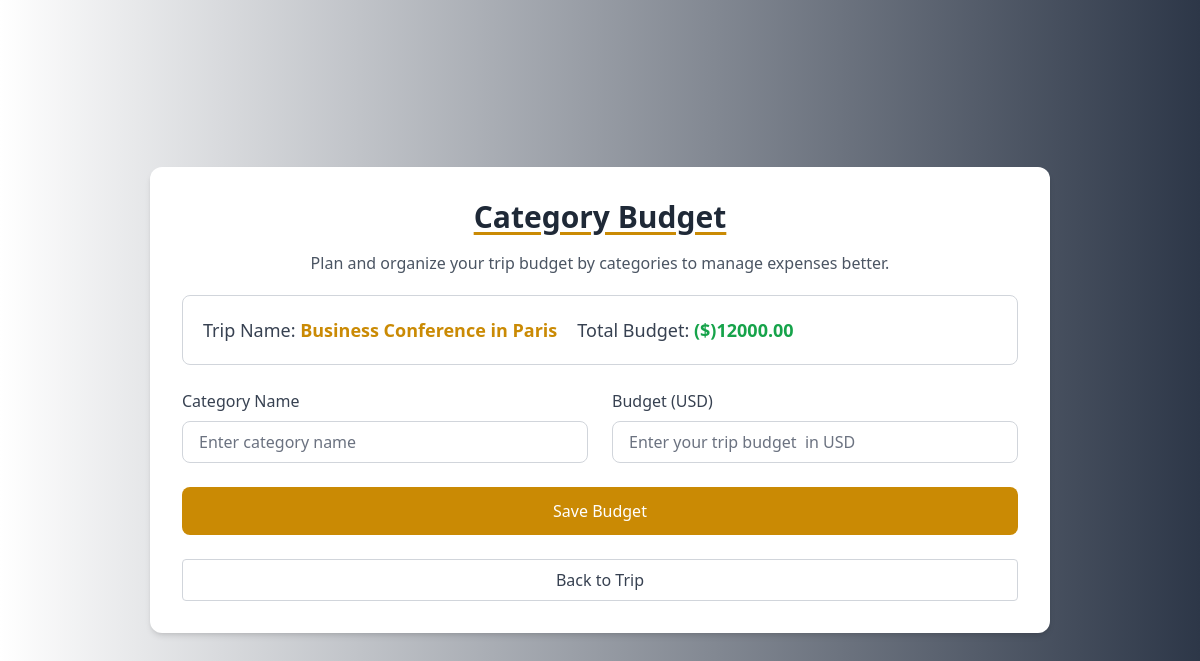
The page /travel/trip/1/category-budget/ (signed in) on the database its author committed.
### travel/models.py (models this page shows, shortened)
class Trip(models.Model):
    user = models.ForeignKey(Account, on_delete=models.CASCADE)
    trip_name = models.CharField(max_length=100)
    destination_name = models.CharField(max_length=100)  # Allows free-text destination input
    start_date = models.DateField()
    end_date = models.DateField()
    budget = models.DecimalField(max_digits=10, decimal_places=2)

### userProfile/models.py (models this page shows, shortened)
class User_Profile(models.Model):
    CURRENCY_CHOICES = [
        ('USD', 'US Dollar'),
        ('EUR', 'Euro'),
        ('GBP', 'British Pound'),
        ('JPY', 'Japanese Yen'),
        ('AUD', 'Australian Dollar'),
        ('CAD', 'Canadian Dollar'),
        ('CHF', 'Swiss Franc'),
        ('CNY', 'Chinese Yuan'),
        ('SEK', 'Swedish Krona'),
        ('NZD', 'New Zealand Dollar'),
        ('MXN', 'Mexican Peso'),
        ('SGD', 'Singapore Dollar'),
        ('HKD', 'Hong Kong Dollar'),
        ('NOK', 'Norwegian Krone'),
        ('KRW', 'South Korean Won'),
        ('TRY', 'Turkish Lira'),
        ('INR', 'Indian Rupee'),
        ('RUB', 'Russian Ruble'),
        ('ZAR', 'South African Rand'),
        ('BRL', 'Brazilian Real'),
        ('THB', 'Thai Baht'),
        ('MYR', 'Malaysian Ringgit'),
        ('IDR', 'Indonesian Rupiah'),
        ('PHP', 'Philippine Peso'),
        ('VND', 'Vietnamese Dong'),
        ('ILS', 'Israeli Shekel'),
        ('PLN', 'Polish Zloty'),
        ('AED', 'United Arab Emirates Dirham'),
        ('SAR', 'Saudi Riyal'),
        ('EGP', 'Egyptian Pound'),
        ('PKR', 'Pakistani Rupee'),
        ('BDT', 'Bangladeshi Taka'),
        ('NGN', 'Nigerian Naira'),
        ('KWD', 'Kuwaiti Dinar'),
    ]
    TRAVEL_PREFERENCES = (
        ('adventure', 'Adventure'),
        ('relaxation', 'Relaxation'),
        ('culture', 'Culture'),
        ('nature', 'Nature'),
        ('luxury', 'Luxury'),
        ('others', 'Others')
    )
    TRAVEL_FREQUENCY_CHOICES = (
        ('frequent', 'Frequent (Monthly)'),
        ('occasional', 'Occasional (Quarterly)'),
        ('rare', 'Rare (Yearly)'),
    )
    user = models.OneToOneField(Account, on_delete=models.CASCADE, related_name='profile')
    firstname = models.CharField(max_length=255, null=True, blank=True)
    lastname = models.CharField(max_length=255, null=True, blank=True)
    dob = models.DateField(null=True, blank=True)
    bio = models.TextField( blank=True, null=True)
    preferred_currency = models.CharField(max_length=10, choices=CURRENCY_CHOICES, default='USD', blank=True, null=True)
    travel_preferences = models.CharField(max_length=20, choices=TRAVEL_PREFERENCES, blank=True, null=True)
    travel_frequency = models.CharField(max_length=20, choices=TRAVEL_FREQUENCY_CHOICES, blank=True, null=True)
    image = models.ImageField(upload_to='profile_image', validators=[FileExtensionValidator(['png', 'jpg', 'jpeg'])], blank=True, null=True)
    country = models.CharField(max_length=100, blank=True, null=True)
    city = models.CharField(max_length=100, blank=True, null=True)
    phone_number = models.CharField(
        max_length=15,
        blank=True,
        null=True
    )
    favorite_destinations = models.TextField(blank=True, null=True)
    emergency_contact_name = models.CharField(max_length=100, blank=True, null=True)
    emergency_contact_phone = models.CharField(
        max_length=20,
        blank=True,
        null=True
    )
    complete_profile = models.BooleanField(default=False)

### travel/views.py (the view)
# urls.py: path('trip/<int:trip_id>/category-budget/', views.create_category_budget, name='category_budget'),
@login_required
def create_category_budget(request, trip_id):
    trip = get_object_or_404(Trip, id=trip_id, user=request.user)
    try:
        user_profile = User_Profile.objects.get(user=request.user)
        preferred_currency = user_profile.preferred_currency
        preferred_currency_symbol = CURRENCY_SYMBOLS.get(preferred_currency, preferred_currency)
    except User_Profile.DoesNotExist:
        preferred_currency = None
        preferred_currency_symbol = None  # Fallback if no profile exists
    if request.method == 'POST':
        form = CategoryBudgetForm(request.POST)
        if form.is_valid():
            category_budget = form.save(commit=False)
            category_budget.trip = trip  # Associate the budget with the trip
            try:
                category_budget.clean()  # Call clean explicitly to validate
                existing_budgets_total = trip.category_budgets.aggregate(total=Sum('budget'))['total'] or 0
                total_after_adding = existing_budgets_total + category_budget.budget
                if total_after_adding > trip.budget:
                    messages.error(
                        request,
                        f"Adding this category budget exceeds the trip's overall budget of {trip.budget} {preferred_currency_symbol}. "
                        f"Please adjust the budget."
                    )
                else:
                    category_budget.save()
                    messages.success(request, f"Category budget for {category_budget.category} added successfully!")
                    return redirect('trip_detail', trip_id=trip.id)
            except ValidationError as e:
                messages.error(request, f"Validation error: {e}")
        else:
            messages.error(request, "Failed to add category budget. Please check the form.")
    else:
        form = CategoryBudgetForm()
    return render(request, 'travel/category_budget.html', {
        'form': form,
        'trip': trip,
        'preferred_currency': preferred_currency,
        'preferred_currency_symbol': preferred_currency_symbol
    })

### travel/forms.py
class CategoryBudgetForm(forms.ModelForm):
    class Meta:
        model = CategoryBudget
        fields = [ 'category', 'budget']

### travel/templates/travel/category_budget.html (shortened to what this page needs)
{% extends 'base.html' %}
{% block main %}
<div class="bg-white-gray min-h-screen flex items-center justify-center">
    <div class="bg-white p-8 rounded-xl md:w-3/4 shadow-md space-y-6">
        <div>
            <div class="text-center">
                <h2 class="text-2xl sm:text-3xl font-bold mb-4 text-gray-800 underline decoration-yellow-600 underline-offset-4">
                    Category Budget
                </h2>
                <p class="text-sm sm:text-base text-gray-600">
                    Plan and organize your trip budget by categories to manage expenses better.
                </p>
            </div>
            <div class="flex flex-col md:flex-row border gap-5 border-gray-300 p-5 mt-5 rounded-lg">
                <p class="text-lg text-gray-700">
                    Trip Name: <span class="text-yellow-600 font-semibold">{{ trip.trip_name }}</span>
                </p>
                <p class="text-lg text-gray-700">
                    Total Budget:
                    <span class="text-green-600 font-semibold">
                        {% if preferred_currency_symbol %}({{ preferred_currency_symbol }}){% endif %}{{ trip.budget }}
                    </span>
                </p>
            </div>
        </div>
        <form method="POST" class="space-y-6">
            <div class="flex flex-col md:flex-row gap-6">
                <div class="w-full md:w-1/2">
                    <label for="category" class="block text-gray-700 font-medium mb-2">Category Name</label>
                    <input
                        type="text"
                        id="category"
                        name="category"
                        class="w-full px-4 py-2 border border-gray-300 rounded-lg focus:ring-2 focus:ring-yellow-600 focus:border-transparent"
                        placeholder="Enter category name">
                </div>
                <div class="w-full md:w-1/2">
                    <label for="budget" class="block text-gray-700 font-medium mb-2">
                        Budget {% if preferred_currency %} ({{ preferred_currency }}) {% endif %}
                    </label>
                    <input
                        type="number"
                        id="budget"
                        name="budget"
                        class="w-full px-4 py-2 border border-gray-300 rounded-lg focus:ring-2 focus:ring-yellow-600 focus:border-transparent"
                        placeholder="Enter your trip budget {% if preferred_currency %} in {{ preferred_currency }} {% endif %}"
                        required>
                </div>
            </div>
            <button type="submit"
                class="w-full bg-yellow-600 text-white py-3 rounded-lg hover:bg-yellow-700 transition duration-300">
                Save Budget
            </button>
        </form>
        <div class="text-center">
            <a href="{% url 'trip_detail' trip.id %}"
              class="w-full inline-block bg-white border border-gray-300 text-gray-700 py-2 rounded hover:bg-gray-100 transition">
                Back to Trip
            </a>
      </div>
    </div>
</div>
{% endblock %}

### rows shown on the page
Trip: trip_name "Business Conference in Paris", budget "12000.00"
User_Profile: preferred_currency "USD", budget "Enter your trip budget in USD"

### other values the page prints
{{ preferred_currency_symbol }} "$"
